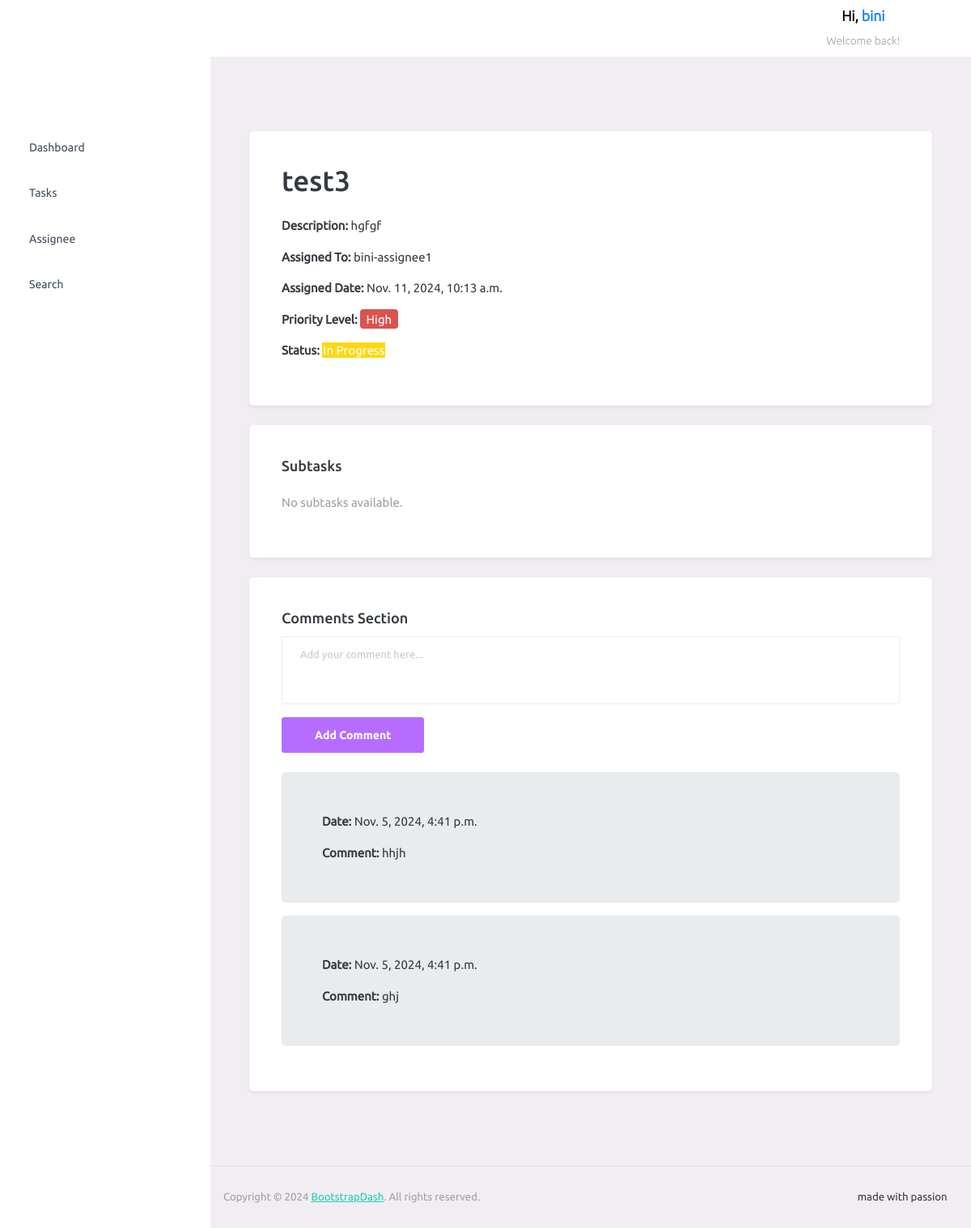
Page /tasks/tasks/view/21 (signed in) on the committed database.
### tasks/models.py (models this page shows, shortened)
class Task(models.Model):
    title = models.TextField(verbose_name="Task title", max_length=100, default='test')
    description = models.TextField(verbose_name="Description", max_length=1000)
    hours = models.IntegerField(verbose_name="Hours", default=0)
    date = models.DateTimeField(verbose_name="Date", auto_now=True)
    assigned_to = models.ForeignKey(Assignee, on_delete=models.CASCADE, null=True)
    status = models.ForeignKey(Status, on_delete=models.CASCADE, null=True)
    priority = models.ForeignKey(Priorities, on_delete=models.CASCADE, null=True)
    image = models.ImageField(verbose_name="Task image", upload_to="task_images/", null=True, blank=True)
    user = models.ForeignKey(User, on_delete=models.CASCADE, null=True)

class Assignee(models.Model):
    name = models.TextField(verbose_name="Assignee Name", max_length=100)
    email = models.EmailField(verbose_name="Assignee Email", max_length=100, null=True)
    user = models.ForeignKey(User, on_delete=models.CASCADE, null=True)
    def __str__(self):
        return self.name

class Priorities(models.Model):
    name = models.TextField(verbose_name="Task Priority", max_length=100)
    user = models.ForeignKey(User, on_delete=models.CASCADE, null=True)
    def __str__(self):
        return self.name

class Status(models.Model):
    name = models.TextField(verbose_name="Task Status", max_length=100)
    user = models.ForeignKey(User, on_delete=models.CASCADE, null=True)
    def __str__(self):
        return self.name

class Comment(models.Model):
    task = models.ForeignKey(Task, on_delete=models.CASCADE)
    user = models.ForeignKey(User, on_delete=models.CASCADE, null=True)
    text = models.TextField()
    date = models.DateTimeField(auto_now_add=True)

### tasks/views.py (the view)
# urls.py: path('tasks/view/<int:pk>', views.view_task, name='view_task'),
@login_required
def view_task(request: HttpRequest, pk: int) -> HttpResponse:
    task = get_object_or_404(Task, pk=pk, user=request.user)
    comments = Comment.objects.filter(task=task)
    subtasks = Subtask.objects.filter(task=task)
    if request.method == 'POST':
        comment_text = request.POST.get('comment')
        Comment.objects.create(task=task, text=comment_text)
        return redirect('tasks:view_task', pk=task.id)
    return render(request, 'tasks/task_view.html', {'task': task, 'comments': comments, 'subtasks': subtasks})

### tasks/templatetags/statustags.py (called while the page is built)
@register.filter()
def status_css_class(value):
    normalized_value = str(value).strip().title()
    status = {
        "Completed": "badge-success",
        'In Progress': "badge-warning",
        "On Hold": "badge-info",
    }
    return status.get(normalized_value, "badge-info")

@register.filter()
def priority_css_class(value):
    normalized_value = str(value).strip().title()
    priority = {
        "High": "badge-high ",
        "Low": "badge-medium",
        "Medium": "badge-low",
    }
    return priority.get(normalized_value, "badge-low")

### tasks/templates/tasks/task_view.html (shortened to what this page needs)
{% extends 'tasks/home.html' %}
{% load static %}
{% load statustags %}
{% block content %}
    <div class="container my-5">
        <div class="card shadow-sm mb-4">
            <div class="card-body">
                <h1 class="task-title">{{ task.title }}</h1>
                <div class="task-info mt-4">
                    <p><strong>Description:</strong> {{ task.description }}</p>
                    <p><strong>Assigned To:</strong> {{ task.assigned_to }}</p>
                    <p><strong>Assigned Date:</strong> {{ task.date }}</p>
                    <p><strong>Priority Level:</strong>
                        <span class="{{ task.priority|priority_css_class }}">{{ task.priority }}</span>
                    </p>
                    <p><strong>Status:</strong>
                        <span class="{{ task.status|status_css_class }}">{{ task.status }}</span>
                    </p>
                </div>
            </div>
        </div>
        <div class="card shadow-sm mb-4">
            <div class="card-body">
                <h2 class="card-title">Subtasks</h2>
                <div class="subtask-list mt-4">
                    {% if subtasks %}
                        {% for subtask in subtasks %}
                            <div class="subtask card mb-3">
                                <div class="card-body">
                                    <p><strong>Title:</strong> {{ subtask.title }}</p>
                                    <p><strong>Description:</strong> {{ subtask.description }}</p>
                                    <p><strong>Created On:</strong> {{ subtask.date }}</p>
                                </div>
                            </div>
                        {% endfor %}
                    {% else %}
                        <p class="text-muted">No subtasks available.</p>
                    {% endif %}
                </div>
            </div>
        </div>
        <div class="card shadow-sm">
            <div class="card-body">
                <h2 class="card-title">Comments Section</h2>
                <form method="POST" action="{% url 'tasks:view_task' task.id %}" class="comment-form">
                    <div class="mb-3">
                        <textarea name="comment" class="form-control" rows="4" placeholder="Add your comment here..." required></textarea>
                    </div>
                    <button type="submit" class="btn btn-primary">Add Comment</button>
                </form>
                <div class="comments mt-4">
                    {% if comments %}
                        {% for comment in comments %}
                            <div class="comment card mb-3">
                                <div class="card-body">
                                    <p class="card-text"><strong>Date:</strong> {{ comment.date }}</p>
                                    <p class="card-text"><strong>Comment:</strong> {{ comment.text }}</p>
                                </div>
                            </div>
                        {% endfor %}
                    {% else %}
                        <p class="text-muted">No comments yet.</p>
                    {% endif %}
                </div>
            </div>
        </div>
    </div>
{% endblock %}

### tasks/templates/tasks/navbar.html (shortened to what this page needs)
{% load static %}
{% if user.is_authenticated %}
    <nav class="navbar default-layout-navbar col-lg-12 col-12 p-0 fixed-top d-flex flex-row">
        <div class="text-center navbar-brand-wrapper d-flex align-items-center justify-content-start">
        </div>
        <div class="navbar-menu-wrapper d-flex align-items-stretch">
            <button class="navbar-toggler navbar-toggler align-self-center" type="button" data-toggle="minimize">
                <span class="mdi mdi-menu"></span>
            </button>
            <ul class="navbar-nav navbar-nav-right">
                <li class="nav-item nav-profile dropdown">
                    <div class="nav-profile-text">
                        <p class="mb-1 text-black"
                           style="font-weight: bold; font-size: 1.1rem; margin-bottom: 0; text-align: center;">
                            Hi, <span style="color: #007bff;">{{ user.username }}</span>
                        </p>
                        <small class="text-muted" style="font-size: 0.85rem;">Welcome back!</small>
                    </div>
                </li>
                <li class="nav-item nav-logout d-none d-lg-block">
                    <a class="nav-link" href="{% url 'accounts:login' %}">
                        <i class="mdi mdi-power"></i>
                    </a>
                </li>
            </ul>
        </div>
    </nav>
{% endif %}

### rows in the picture
Task: title "test3", description "hgfgf", assigned_to "bini-assignee1", date "Nov. 11, 2024, 10:13 a.m.", priority "High", status "In Progress"
Comment: date "Nov. 5, 2024, 4:41 p.m.", text "hhjh"
Comment: date "Nov. 5, 2024, 4:41 p.m.", text "ghj"

### other values in the picture
{{ user.username }} "bini"
